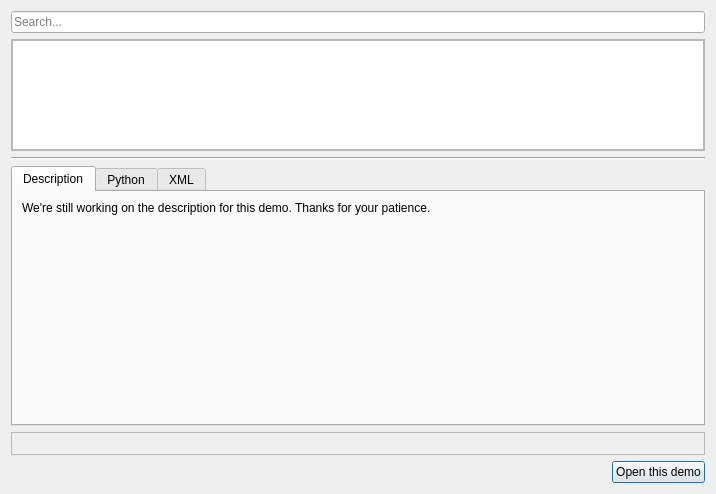
<?xml version="1.0" encoding="UTF-8"?>
<ui version="4.0">
 <class>demoDialog</class>
 <widget class="QDialog" name="demoDialog">
  <property name="windowModality">
   <enum>Qt::NonModal</enum>
  </property>
  <property name="geometry">
   <rect>
    <x>0</x>
    <y>0</y>
    <width>716</width>
    <height>494</height>
   </rect>
  </property>
  <property name="windowTitle">
   <string>Demo Browser</string>
  </property>
  <layout class="QVBoxLayout" name="verticalLayout">
   <item>
    <layout class="QVBoxLayout" name="v_layout">
     <item>
      <widget class="QLineEdit" name="searchLineEdit">
       <property name="sizePolicy">
        <sizepolicy hsizetype="Expanding" vsizetype="Fixed">
         <horstretch>0</horstretch>
         <verstretch>0</verstretch>
        </sizepolicy>
       </property>
       <property name="placeholderText">
        <string>Search...</string>
       </property>
      </widget>
     </item>
     <item>
      <widget class="QScrollArea" name="demoResultsScrollArea">
       <property name="sizePolicy">
        <sizepolicy hsizetype="Expanding" vsizetype="Preferred">
         <horstretch>0</horstretch>
         <verstretch>3</verstretch>
        </sizepolicy>
       </property>
       <property name="widgetResizable">
        <bool>true</bool>
       </property>
       <widget class="QWidget" name="scrollAreaWidgetContents">
        <property name="geometry">
         <rect>
          <x>0</x>
          <y>0</y>
          <width>694</width>
          <height>109</height>
         </rect>
        </property>
        <layout class="QHBoxLayout" name="horizontalLayout_2">
         <property name="leftMargin">
          <number>0</number>
         </property>
         <property name="topMargin">
          <number>0</number>
         </property>
         <property name="rightMargin">
          <number>0</number>
         </property>
         <property name="bottomMargin">
          <number>0</number>
         </property>
         <item>
          <widget class="QListView" name="demoListView">
           <property name="sizePolicy">
            <sizepolicy hsizetype="Expanding" vsizetype="Expanding">
             <horstretch>0</horstretch>
             <verstretch>0</verstretch>
            </sizepolicy>
           </property>
          </widget>
         </item>
        </layout>
       </widget>
      </widget>
     </item>
     <item>
      <widget class="Line" name="line">
       <property name="orientation">
        <enum>Qt::Horizontal</enum>
       </property>
      </widget>
     </item>
     <item>
      <widget class="QTabWidget" name="demoTabView">
       <property name="sizePolicy">
        <sizepolicy hsizetype="Expanding" vsizetype="Expanding">
         <horstretch>0</horstretch>
         <verstretch>7</verstretch>
        </sizepolicy>
       </property>
       <property name="currentIndex">
        <number>0</number>
       </property>
       <widget class="QWidget" name="descriptionTab">
        <attribute name="title">
         <string>Description</string>
        </attribute>
        <layout class="QHBoxLayout" name="horizontalLayout_4">
         <property name="leftMargin">
          <number>9</number>
         </property>
         <property name="topMargin">
          <number>9</number>
         </property>
         <property name="rightMargin">
          <number>9</number>
         </property>
         <property name="bottomMargin">
          <number>9</number>
         </property>
         <item>
          <widget class="QLabel" name="descriptionLabel">
           <property name="text">
            <string>We're still working on the description for this demo. Thanks for your patience.</string>
           </property>
           <property name="alignment">
            <set>Qt::AlignLeading|Qt::AlignLeft|Qt::AlignTop</set>
           </property>
          </widget>
         </item>
        </layout>
       </widget>
       <widget class="QWidget" name="pythonPreviewTab">
        <attribute name="title">
         <string>Python</string>
        </attribute>
        <layout class="QHBoxLayout" name="horizontalLayout_5">
         <property name="leftMargin">
          <number>9</number>
         </property>
         <property name="topMargin">
          <number>9</number>
         </property>
         <property name="rightMargin">
          <number>9</number>
         </property>
         <property name="bottomMargin">
          <number>9</number>
         </property>
         <item>
          <widget class="QPlainTextEdit" name="pythonPreviewText">
           <property name="plainText">
            <string>This demo has no Python Steppables file.</string>
           </property>
          </widget>
         </item>
        </layout>
       </widget>
       <widget class="QWidget" name="xmlPreviewTab">
        <attribute name="title">
         <string>XML</string>
        </attribute>
        <layout class="QHBoxLayout" name="horizontalLayout_6">
         <property name="spacing">
          <number>6</number>
         </property>
         <property name="leftMargin">
          <number>9</number>
         </property>
         <property name="topMargin">
          <number>9</number>
         </property>
         <property name="rightMargin">
          <number>9</number>
         </property>
         <property name="bottomMargin">
          <number>9</number>
         </property>
         <item>
          <widget class="QPlainTextEdit" name="xmlPreviewText">
           <property name="plainText">
            <string>This demo has no XML files.</string>
           </property>
          </widget>
         </item>
        </layout>
       </widget>
      </widget>
     </item>
    </layout>
   </item>
   <item>
    <widget class="QFrame" name="noSelectionPlaceholder">
     <property name="frameShape">
      <enum>QFrame::StyledPanel</enum>
     </property>
     <property name="frameShadow">
      <enum>QFrame::Raised</enum>
     </property>
     <layout class="QVBoxLayout" name="verticalLayout_2">
      <item>
       <spacer name="verticalSpacer">
        <property name="orientation">
         <enum>Qt::Vertical</enum>
        </property>
        <property name="sizeHint" stdset="0">
         <size>
          <width>20</width>
          <height>65</height>
         </size>
        </property>
       </spacer>
      </item>
     </layout>
    </widget>
   </item>
   <item>
    <layout class="QHBoxLayout" name="horizontalLayout_3">
     <item>
      <widget class="QLabel" name="selectedDemoNameLabel">
       <property name="font">
        <font>
         <pointsize>11</pointsize>
        </font>
       </property>
       <property name="text">
        <string/>
       </property>
      </widget>
     </item>
     <item>
      <spacer name="horizontalSpacer">
       <property name="orientation">
        <enum>Qt::Horizontal</enum>
       </property>
       <property name="sizeHint" stdset="0">
        <size>
         <width>40</width>
         <height>20</height>
        </size>
       </property>
      </spacer>
     </item>
     <item>
      <widget class="QPushButton" name="openDemoButton">
       <property name="text">
        <string>Open this demo</string>
       </property>
      </widget>
     </item>
    </layout>
   </item>
  </layout>
 </widget>
 <resources/>
 <connections/>
</ui>
